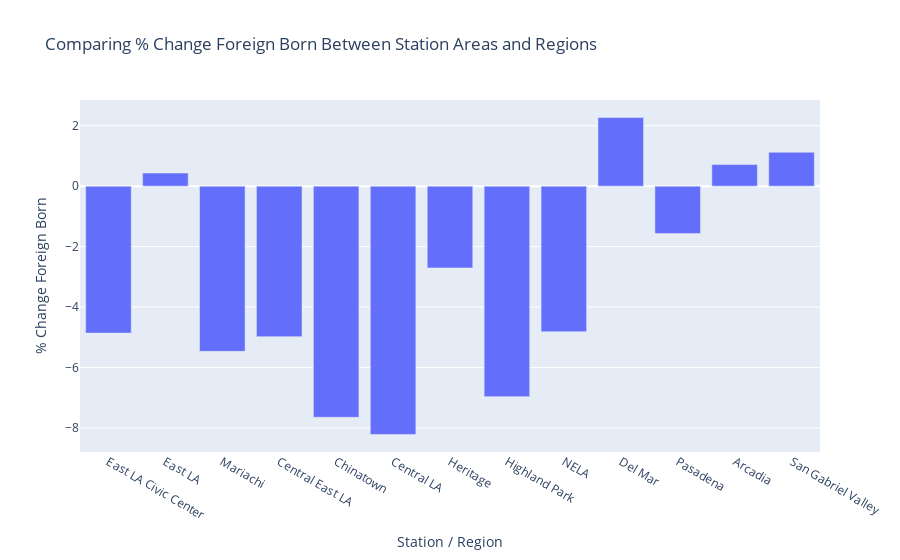

Notebook source saved alongside this figure:
### Code cell
fig = px.bar(chart, x='Station / Region', y='% Change Foreign Born',
             barmode='group', 
             title='Comparing % Change Foreign Born Between Station Areas and Regions', 
             height=600)

fig.update_layout(xaxis_title="Station / Region")

fig.show()

### Figure 1 — Plotly figure (JSON) as saved in the notebook; plotly's stock layout.template omitted (floating-point values rounded to 4 significant figures)
{"data": [{"alignmentgroup": "True", "hovertemplate": "Station / Region=%{x}<br>% Change Foreign Born=%{y}<extra></extra>", "legendgroup": "", "marker": {"color": "#636efa", "pattern": {"shape": ""}}, "name": "", "offsetgroup": "", "orientation": "v", "showlegend": false, "textposition": "auto", "type": "bar", "x": ["East LA Civic Center", "East LA", "Mariachi", "Central East LA", "Chinatown", "Central LA", "Heritage", "Highland Park", "NELA", "Del Mar", "Pasadena", "Arcadia", "San Gabriel Valley"], "xaxis": "x", "y": [-4.863, 0.4325, -5.467, -4.981, -7.648, -8.214, -2.705, -6.966, -4.816, 2.267, -1.57, 0.7139, 1.119], "yaxis": "y"}], "layout": {"autosize": true, "barmode": "group", "legend": {"tracegroupgap": 0}, "title": {"text": "Comparing % Change Foreign Born Between Station Areas and Regions"}, "xaxis": {"anchor": "y", "autorange": true, "domain": [0, 1], "range": [-0.5, 12.5], "title": {"text": "Station / Region"}, "type": "category"}, "yaxis": {"anchor": "x", "autorange": true, "domain": [0, 1], "range": [-8.797, 2.85], "title": {"text": "% Change Foreign Born"}, "type": "linear"}}}
